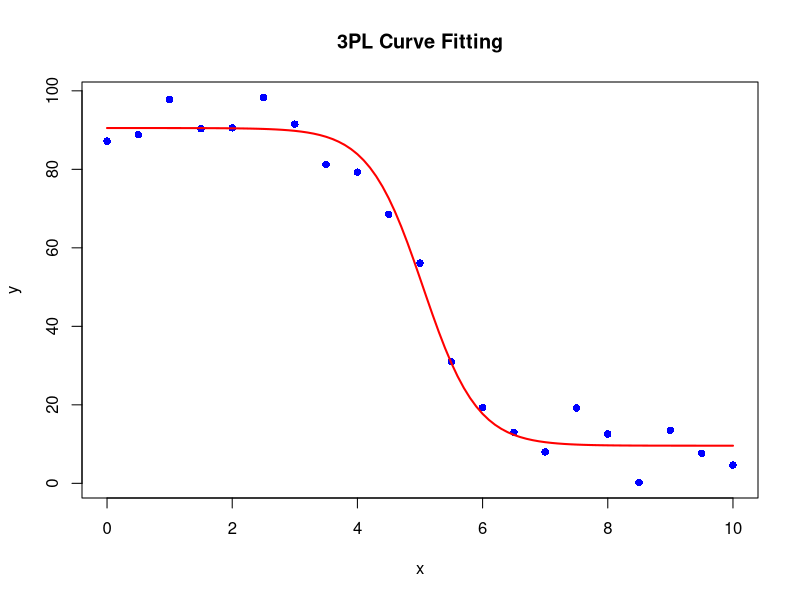

Generate this figure with R:


######## hil =-1

# Define a function to fit a 3PL curve to data with specified parameters
fit_4pl_curve_hill <- function(x, y) {
  # Define the 3PL model equation with specified parameters
  model <- function(x, top, bot, logEC50) {
    bot + (top - bot) / (1 + 10^((logEC50 - x)*(-1) ))
  }
  
  # Fit the model to the data using nls() function
  fit <- nls(y ~ model(x, top, bot, logEC50), start = list(top = max(y), bot = min(y), logEC50 = median(x)))
  
  return(fit)
}

# Example usage:
# Generate example data
set.seed(123)
x <- seq(0, 10, by = 0.5)
y <- 10 + (90 - 10) / (1 + 10^((5 - x) *(-1))) + rnorm(length(x), 0, 5)

# Fit 4PL curve to the data
fit <- fit_4pl_curve_hill(x, y)

# Print the summary of the fit
summary(fit)

# Plot the data and fitted curve
plot(x, y, pch = 16, col = "blue", xlab = "x", ylab = "y", main = "3PL Curve Fitting")
curve(predict(fit, newdata = data.frame(x)), add = TRUE, col = "red", lwd = 2)
# legend("topleft", legend = "Fitted Curve", col = "red", lty = 1, lwd = 2)

x=as.numeric(5.044)
predict(fit, newdata = as.data.frame(x))
